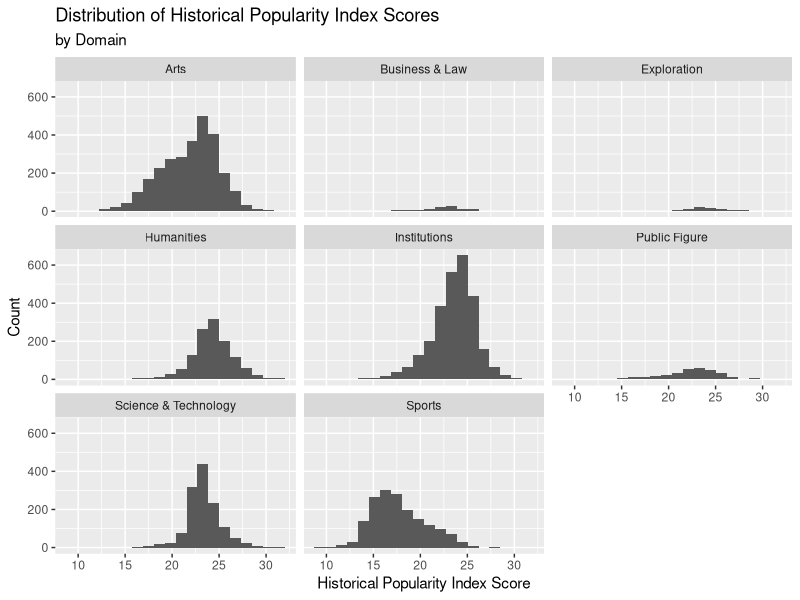
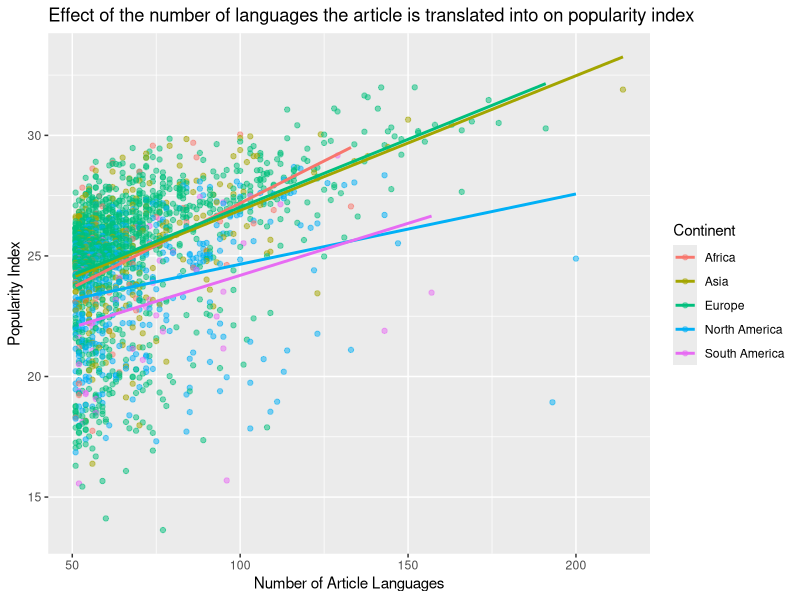

The R source for these figures, in order:
## ---- chunk 1
knitr::opts_chunk$set(echo = FALSE)
## ---- chunk 2
library(tidyverse)
library(broom)
## ---- chunk 3
panth <- read_csv("data/cdatabase.csv",
                  na = c("Unknown", "1237?", "530s"))
## ---- chunk 4
panth_mod <- na.omit(panth)

panth_mod %>%
  ncol()

panth_mod %>%
  nrow()

panth_mod <- panth_mod %>%
  mutate(
    rank = 1:nrow(panth_mod)
  )
## ---- chunk 5
panth_mod %>%
  count(domain) %>%
  arrange(desc(n))

panth_mod %>%
  count(continent) %>%
  arrange(desc(n))
## ---- chunk 6
panth_mod %>%
  ggplot(mapping = aes(x = historical_popularity_index)) +
  geom_histogram(bins = 20) + 
  facet_wrap(~domain) +
  labs(title = "Distribution of Historical Popularity Index Scores", y = "Count", 
       x = "Historical Popularity Index Score", subtitle = "by Domain")

panth_mod %>%
  group_by(domain)%>%
  summarise(mean = mean(historical_popularity_index), 
            median = median(historical_popularity_index), 
            sd = sd(historical_popularity_index))
## ---- chunk 7
panth_mod %>%
  count(sex) %>%
  mutate(prop = n/sum(n))
## ---- chunk 8
m_pop_sex <- lm(historical_popularity_index ~ sex , data = panth_mod)
tidy(m_pop_sex) %>%
  select(term, estimate)
## ---- chunk 9
glance(m_pop_sex)$r.squared
## ---- chunk 10
panth_mod%>%
  filter(birth_year > 1920)%>%
  count(sex)%>%
  mutate(prop = n/sum(n))
## ---- chunk 11
m_pop_sex2 <- lm(historical_popularity_index ~ sex , data = panth_mod%>%filter(birth_year > 1920))
tidy(m_pop_sex2) %>%
  select(term, estimate)
## ---- chunk 12
panth_mod %>%
  filter(article_languages > 50 & continent != "Oceania")%>%
  ggplot(mapping = aes(y = historical_popularity_index, x = article_languages,
                       color = factor(continent))) + geom_point(alpha = .5) + 
    geom_smooth(method = "lm", se = FALSE)+
    labs(x = "Number of Article Languages", y = "Popularity Index", 
    title = "Effect of the number of languages the article is translated into on popularity index", color = "Continent") 
## ---- chunk 13
panth_mod %>%
  select(full_name, historical_popularity_index, article_languages, country) %>%
  filter(article_languages > 200)
## ---- chunk 14
panth_mod %>%
  select(full_name, historical_popularity_index, article_languages, country) %>%
  filter(historical_popularity_index < 20, article_languages > 175)
## ---- chunk 15
m_full <- lm(historical_popularity_index ~ sex +
               domain +
               article_languages +
               continent +
               continent * article_languages,
             data = panth_mod)
tidy(m_full) %>%
  select(term, estimate)
## ---- chunk 16
glance(m_full)$r.squared
## ---- chunk 17
selected_model <- step(m_full, direction = "backward")

tidy(selected_model) %>%
  select(term, estimate)

glance(m_full)$AIC
## ---- chunk 18
haversine <- function(long1, lat1, long2, lat2, round = 3) {
  # convert to radians
  long1 = long1 * pi / 180
  lat1  = lat1  * pi / 180
  long2 = long2 * pi / 180
  lat2  = lat2  * pi / 180
  
  R = 6371 # Earth mean radius in km
  
  a = sin((lat2 - lat1)/2)^2 + cos(lat1) * cos(lat2) * sin((long2 - long1)/2)^2
  d = R * 2 * asin(sqrt(a))
  
  return( round(d,round) ) # distance in km
}
## ---- chunk 19
panth_mod2 <- panth_mod%>%
  filter(domain == "Arts", continent == "Europe")%>%
  mutate(long.arts = longitude, lat.arts = latitude, name.arts = full_name)%>%
  head(300)%>%
  select(long.arts, lat.arts, name.arts, continent)

panth_mod3 <- panth_mod%>%
  filter(domain == "Science & Technology", continent == "Europe")%>%
  mutate(long.sci = longitude, lat.sci = latitude, name.sci = full_name)%>%
  head(300)%>%
  select(long.sci, lat.sci, name.sci, continent)

art_sci <- full_join(panth_mod2, panth_mod3, by = "continent")

art_sci <- art_sci%>%
  mutate(distance = haversine(long.arts, lat.arts, long.sci, lat.sci, round=3))
## ---- chunk 20
art_sci %>%
  select(distance,name.arts,name.sci) %>%
  arrange(distance)
## ---- chunk 21
art_sci_mindist <- art_sci %>%
  group_by(name.arts) %>%
  mutate(closest = min(distance)) 
  
art_sci_mindist%>%
  filter(closest == distance)%>%
  select(name.arts, closest, name.sci)
## ---- chunk 22
panth_mod4 <- panth_mod%>%
  filter(domain == "Humanities", continent == "Europe")%>%
  mutate(long.hum = longitude, lat.hum = latitude, name.hum = full_name)%>%
  head(300)%>%
  select(long.hum, lat.hum, name.hum, continent)

panth_mod5 <- panth_mod%>%
  filter(domain == "Arts", continent == "Europe")%>%
  mutate(long.arts = longitude, lat.arts = latitude, name.arts = full_name)%>%
  head(300)%>%
  select(long.arts, lat.arts, name.arts, continent)

hum_art <- full_join(panth_mod4, panth_mod5, by = "continent")

hum_art <- hum_art %>%
  mutate(distance = haversine(long.arts, lat.arts, long.hum, lat.hum, round=3))
## ---- chunk 23
hum_art %>%
  select(distance, name.arts, name.hum) %>%
  arrange(distance)
## ---- chunk 24
hum_art_mindist <- hum_art %>%
  group_by(name.arts) %>%
  mutate(closest = min(distance)) 
  
hum_art_mindist %>%
  filter(closest == distance)%>%
  select(name.arts, closest, name.hum)
